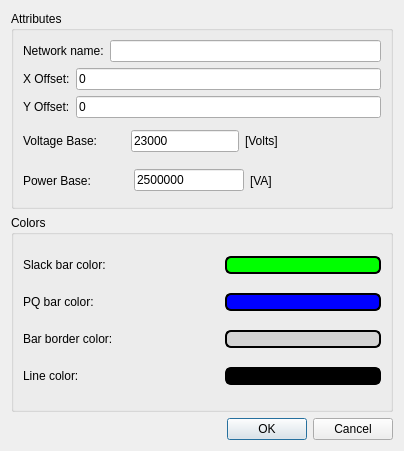
<?xml version="1.0" encoding="UTF-8"?>
<ui version="4.0">
 <class>NetworkProperties</class>
 <widget class="QDialog" name="NetworkProperties">
  <property name="geometry">
   <rect>
    <x>0</x>
    <y>0</y>
    <width>404</width>
    <height>451</height>
   </rect>
  </property>
  <property name="windowTitle">
   <string>Dialog</string>
  </property>
  <layout class="QGridLayout" name="gridLayout">
   <item row="1" column="0">
    <widget class="QGroupBox" name="groupBox_4">
     <property name="styleSheet">
      <string notr="true"/>
     </property>
     <property name="title">
      <string>Colors</string>
     </property>
     <layout class="QVBoxLayout" name="verticalLayout">
      <item>
       <layout class="QHBoxLayout" name="horizontalLayout_2">
        <item>
         <widget class="QLabel" name="label_2">
          <property name="text">
           <string>Slack bar color:</string>
          </property>
         </widget>
        </item>
        <item>
         <spacer name="horizontalSpacer_2">
          <property name="orientation">
           <enum>Qt::Horizontal</enum>
          </property>
          <property name="sizeType">
           <enum>QSizePolicy::Minimum</enum>
          </property>
          <property name="sizeHint" stdset="0">
           <size>
            <width>40</width>
            <height>20</height>
           </size>
          </property>
         </spacer>
        </item>
        <item>
         <widget class="QPushButton" name="slackColor">
          <property name="focusPolicy">
           <enum>Qt::NoFocus</enum>
          </property>
          <property name="autoFillBackground">
           <bool>false</bool>
          </property>
          <property name="styleSheet">
           <string notr="true">border: 2px solid #000000;
border-radius: 6px;
background-color: rgb(0,255,0);
selection-background-color: rgb(0,255,0);</string>
          </property>
          <property name="text">
           <string/>
          </property>
          <property name="flat">
           <bool>true</bool>
          </property>
         </widget>
        </item>
       </layout>
      </item>
      <item>
       <layout class="QHBoxLayout" name="horizontalLayout_3">
        <item>
         <widget class="QLabel" name="label_5">
          <property name="text">
           <string>PQ bar color:</string>
          </property>
         </widget>
        </item>
        <item>
         <spacer name="horizontalSpacer_3">
          <property name="orientation">
           <enum>Qt::Horizontal</enum>
          </property>
          <property name="sizeType">
           <enum>QSizePolicy::Minimum</enum>
          </property>
          <property name="sizeHint" stdset="0">
           <size>
            <width>40</width>
            <height>20</height>
           </size>
          </property>
         </spacer>
        </item>
        <item>
         <widget class="QPushButton" name="pqColor">
          <property name="focusPolicy">
           <enum>Qt::NoFocus</enum>
          </property>
          <property name="autoFillBackground">
           <bool>false</bool>
          </property>
          <property name="styleSheet">
           <string notr="true">border: 2px solid #000000;
border-radius: 6px;
background-color: rgb(0,0,255);
selection-background-color: rgb(0,0,255);</string>
          </property>
          <property name="text">
           <string/>
          </property>
          <property name="flat">
           <bool>true</bool>
          </property>
         </widget>
        </item>
       </layout>
      </item>
      <item>
       <layout class="QHBoxLayout" name="horizontalLayout_4">
        <item>
         <widget class="QLabel" name="label_3">
          <property name="text">
           <string>Bar border color:</string>
          </property>
         </widget>
        </item>
        <item>
         <spacer name="horizontalSpacer_4">
          <property name="orientation">
           <enum>Qt::Horizontal</enum>
          </property>
          <property name="sizeType">
           <enum>QSizePolicy::Minimum</enum>
          </property>
          <property name="sizeHint" stdset="0">
           <size>
            <width>40</width>
            <height>20</height>
           </size>
          </property>
         </spacer>
        </item>
        <item>
         <widget class="QPushButton" name="barBorderColor">
          <property name="focusPolicy">
           <enum>Qt::NoFocus</enum>
          </property>
          <property name="autoFillBackground">
           <bool>false</bool>
          </property>
          <property name="styleSheet">
           <string notr="true">border: 2px solid #000000;
border-radius: 6px;
background-color: lightgray;
selection-background-color: lightgray;</string>
          </property>
          <property name="text">
           <string/>
          </property>
          <property name="flat">
           <bool>true</bool>
          </property>
         </widget>
        </item>
       </layout>
      </item>
      <item>
       <layout class="QHBoxLayout" name="horizontalLayout_5">
        <item>
         <widget class="QLabel" name="label_4">
          <property name="text">
           <string>Line color:</string>
          </property>
         </widget>
        </item>
        <item>
         <spacer name="horizontalSpacer_5">
          <property name="orientation">
           <enum>Qt::Horizontal</enum>
          </property>
          <property name="sizeType">
           <enum>QSizePolicy::Minimum</enum>
          </property>
          <property name="sizeHint" stdset="0">
           <size>
            <width>40</width>
            <height>20</height>
           </size>
          </property>
         </spacer>
        </item>
        <item>
         <widget class="QPushButton" name="lineColor">
          <property name="focusPolicy">
           <enum>Qt::NoFocus</enum>
          </property>
          <property name="autoFillBackground">
           <bool>false</bool>
          </property>
          <property name="styleSheet">
           <string notr="true">border: 2px solid #000000;
border-radius: 6px;
background-color: black;
selection-background-color: black;</string>
          </property>
          <property name="text">
           <string/>
          </property>
          <property name="autoDefault">
           <bool>false</bool>
          </property>
          <property name="flat">
           <bool>true</bool>
          </property>
         </widget>
        </item>
       </layout>
      </item>
     </layout>
    </widget>
   </item>
   <item row="2" column="0">
    <widget class="QDialogButtonBox" name="buttonBox">
     <property name="orientation">
      <enum>Qt::Horizontal</enum>
     </property>
     <property name="standardButtons">
      <set>QDialogButtonBox::Cancel|QDialogButtonBox::Ok</set>
     </property>
    </widget>
   </item>
   <item row="0" column="0">
    <widget class="QGroupBox" name="groupBox_3">
     <property name="styleSheet">
      <string notr="true"/>
     </property>
     <property name="title">
      <string>Attributes</string>
     </property>
     <layout class="QGridLayout" name="gridLayout_2">
      <item row="0" column="0">
       <layout class="QHBoxLayout" name="horizontalLayout">
        <item>
         <widget class="QLabel" name="label">
          <property name="text">
           <string>Network name:</string>
          </property>
         </widget>
        </item>
        <item>
         <widget class="QLineEdit" name="networkName"/>
        </item>
       </layout>
      </item>
      <item row="1" column="0">
       <layout class="QHBoxLayout" name="horizontalLayout_6">
        <item>
         <widget class="QLabel" name="label_6">
          <property name="text">
           <string>X Offset:</string>
          </property>
         </widget>
        </item>
        <item>
         <widget class="QLineEdit" name="xOffset">
          <property name="text">
           <string>0</string>
          </property>
         </widget>
        </item>
       </layout>
      </item>
      <item row="2" column="0">
       <layout class="QHBoxLayout" name="horizontalLayout_7">
        <item>
         <widget class="QLabel" name="label_7">
          <property name="text">
           <string>Y Offset:</string>
          </property>
         </widget>
        </item>
        <item>
         <widget class="QLineEdit" name="yOffset">
          <property name="text">
           <string>0</string>
          </property>
         </widget>
        </item>
       </layout>
      </item>
      <item row="3" column="0">
       <layout class="QHBoxLayout" name="horizontalLayout_10">
        <item>
         <widget class="QLabel" name="label_10">
          <property name="text">
           <string>Voltage Base:</string>
          </property>
         </widget>
        </item>
        <item>
         <spacer name="horizontalSpacer_14">
          <property name="orientation">
           <enum>Qt::Horizontal</enum>
          </property>
          <property name="sizeType">
           <enum>QSizePolicy::Fixed</enum>
          </property>
          <property name="sizeHint" stdset="0">
           <size>
            <width>27</width>
            <height>20</height>
           </size>
          </property>
         </spacer>
        </item>
        <item>
         <widget class="QLineEdit" name="voltageBase">
          <property name="text">
           <string>23000</string>
          </property>
         </widget>
        </item>
        <item>
         <widget class="QLabel" name="label_14">
          <property name="text">
           <string>[Volts]</string>
          </property>
         </widget>
        </item>
        <item>
         <spacer name="horizontalSpacer_15">
          <property name="orientation">
           <enum>Qt::Horizontal</enum>
          </property>
          <property name="sizeHint" stdset="0">
           <size>
            <width>40</width>
            <height>20</height>
           </size>
          </property>
         </spacer>
        </item>
       </layout>
      </item>
      <item row="4" column="0">
       <layout class="QHBoxLayout" name="horizontalLayout_11">
        <item>
         <widget class="QLabel" name="label_11">
          <property name="text">
           <string>Power Base:</string>
          </property>
         </widget>
        </item>
        <item>
         <spacer name="horizontalSpacer_16">
          <property name="orientation">
           <enum>Qt::Horizontal</enum>
          </property>
          <property name="sizeType">
           <enum>QSizePolicy::Fixed</enum>
          </property>
          <property name="sizeHint" stdset="0">
           <size>
            <width>37</width>
            <height>20</height>
           </size>
          </property>
         </spacer>
        </item>
        <item>
         <widget class="QLineEdit" name="powerBase">
          <property name="text">
           <string>2500000</string>
          </property>
         </widget>
        </item>
        <item>
         <widget class="QLabel" name="label_15">
          <property name="text">
           <string>[VA]</string>
          </property>
         </widget>
        </item>
        <item>
         <spacer name="horizontalSpacer_17">
          <property name="orientation">
           <enum>Qt::Horizontal</enum>
          </property>
          <property name="sizeHint" stdset="0">
           <size>
            <width>40</width>
            <height>20</height>
           </size>
          </property>
         </spacer>
        </item>
       </layout>
      </item>
     </layout>
    </widget>
   </item>
  </layout>
 </widget>
 <resources/>
 <connections>
  <connection>
   <sender>buttonBox</sender>
   <signal>accepted()</signal>
   <receiver>NetworkProperties</receiver>
   <slot>accept()</slot>
   <hints>
    <hint type="sourcelabel">
     <x>248</x>
     <y>254</y>
    </hint>
    <hint type="destinationlabel">
     <x>157</x>
     <y>274</y>
    </hint>
   </hints>
  </connection>
  <connection>
   <sender>buttonBox</sender>
   <signal>rejected()</signal>
   <receiver>NetworkProperties</receiver>
   <slot>reject()</slot>
   <hints>
    <hint type="sourcelabel">
     <x>316</x>
     <y>260</y>
    </hint>
    <hint type="destinationlabel">
     <x>286</x>
     <y>274</y>
    </hint>
   </hints>
  </connection>
 </connections>
</ui>
